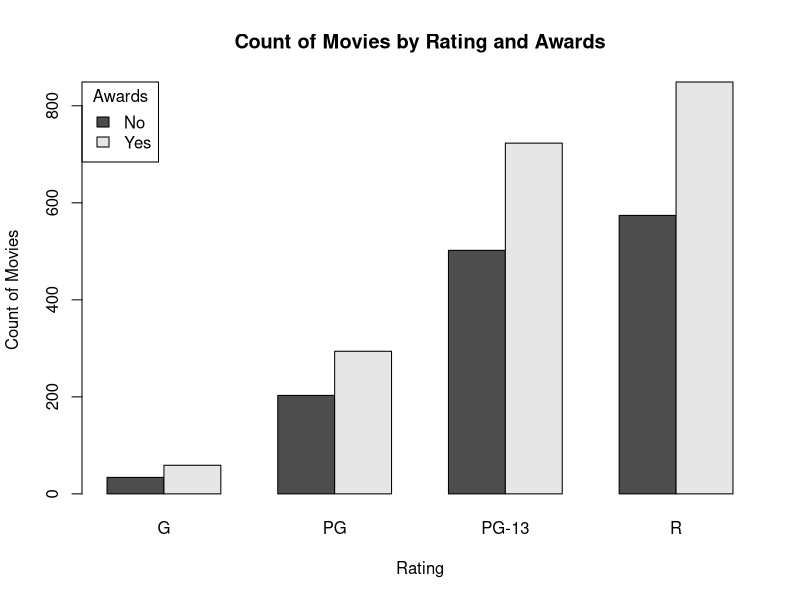
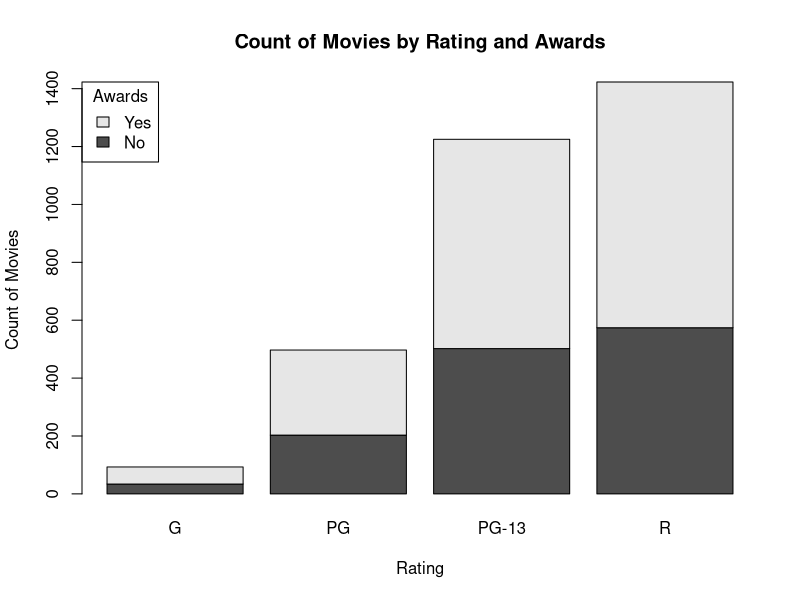
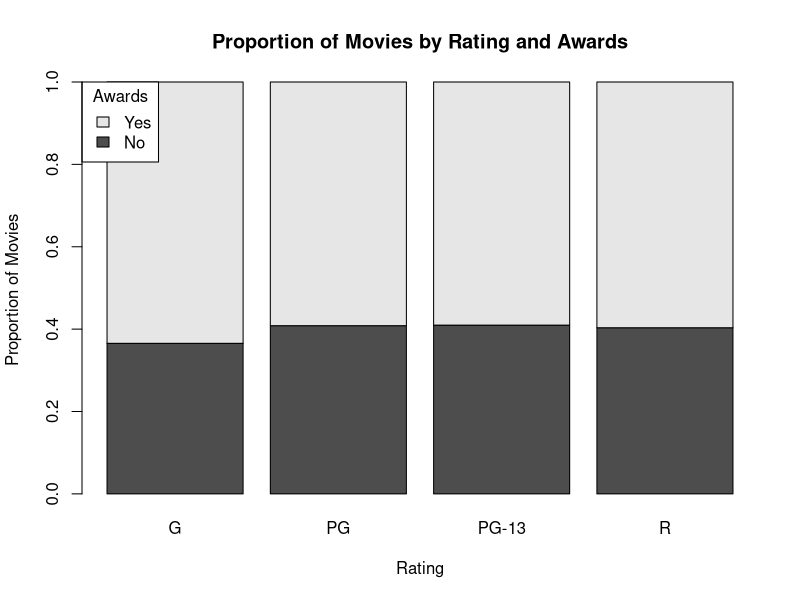
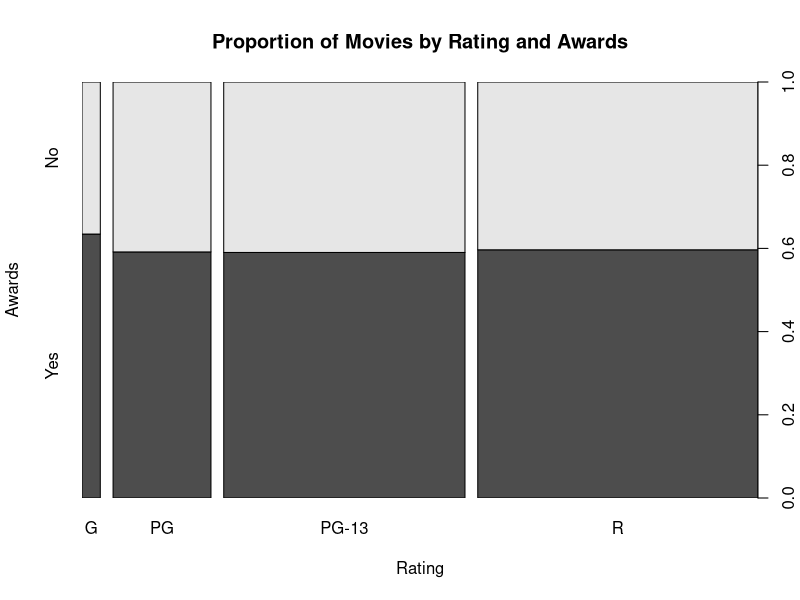
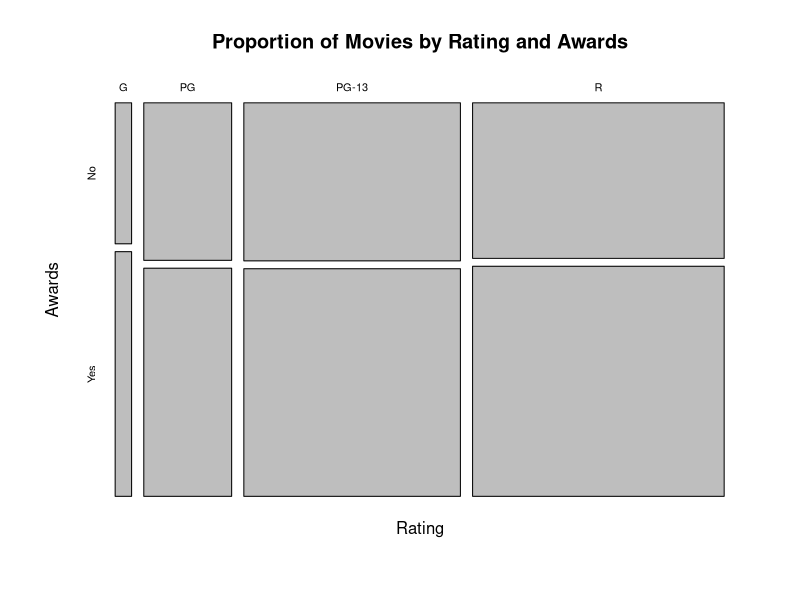

Source code (R) for these figures, in order:
## ---- chunk 1
movies <- read.csv("../data/Movies.csv")
awards <- table(movies$Awards,
                movies$Rating)
main_title <- "Count of Movies by Rating and Awards"
rating_title <- "Rating"
movies_title <- "Count of Movies"
print(awards)

## ---- chunk 2
barplot(
  height = awards,
  beside = TRUE,
  main = main_title,
  xlab = rating_title,
  ylab = movies_title,
  legend = c("No","Yes"),
  args.legend = list(
    x = "topleft",
    title = "Awards"))
## ---- chunk 3
barplot(
  height = awards,
  main = main_title,
  xlab = rating_title,
  ylab = movies_title,
  legend =  c("No","Yes"),
  args.legend = list(
    x = "topleft",
    title="Awards"))
## ---- chunk 4
proportions <- apply(awards, 2, function(x){x /sum(x)} )
head(awards)
## ---- chunk 5
head(proportions)
## ---- chunk 6
barplot(
  height = proportions,
  main = "Proportion of Movies by Rating and Awards",
  xlab = rating_title,
  ylab = "Proportion of Movies",
  legend = c("No","Yes"),
  args.legend = list(
    x = "topleft",
    title = "Awards"))
## ---- chunk 7
awards <- table(
  movies$Rating,
  movies$Award)

colnames(awards) <- c("No", "Yes")

print(awards)
## ---- chunk 8
spineplot(
  x = awards,
  main = "Proportion of Movies by Rating and Awards",
  xlab = rating_title,
  ylab = "Awards")

## ---- chunk 9
mosaicplot(
  x = awards,
  main = "Proportion of Movies by Rating and Awards",
  xlab = rating_title,
  ylab = "Awards")
